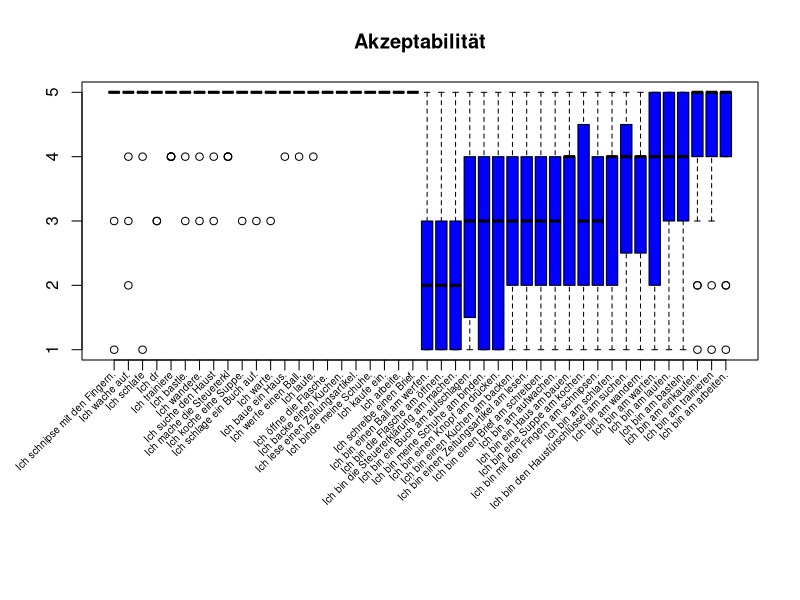
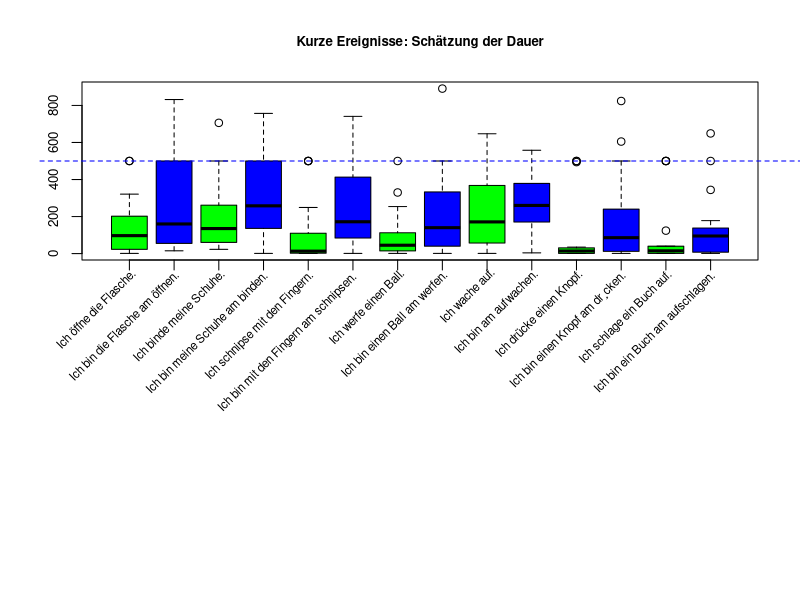
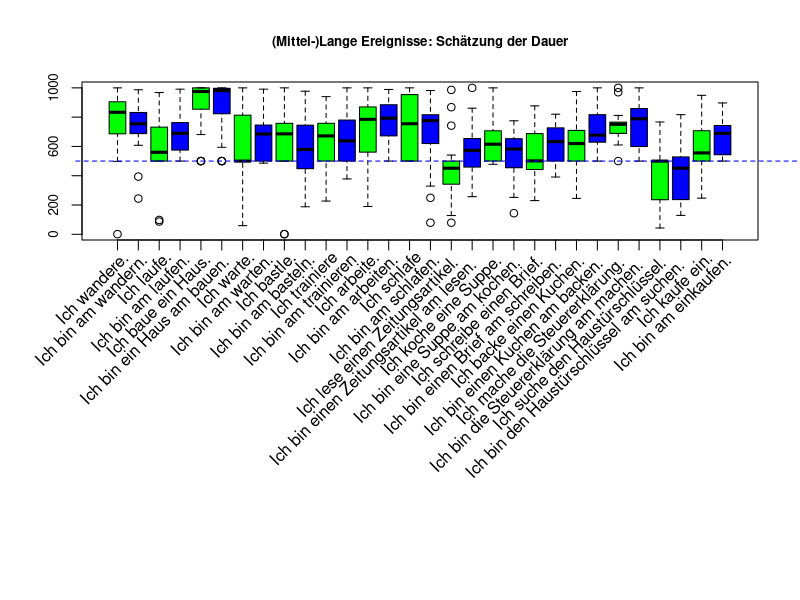

Recreate these plots in R, in order.
# set options
options(stringsAsFactors = F)
Sys.setlocale("LC_ALL", "de_DE")


# read data
duration     <- read.csv("duration.csv", sep="\t", head=T, quote="",
                     encoding = "UTF-8")

acceptability <- read.csv("acceptability.csv", sep="\t", head=T, quote="",
                     encoding = "UTF-8")


##############################
# plot acceptability ratings #
##############################

# sort by mean acceptability
acceptability_mean <- c()

for(i in 1:nrow(acceptability)) {
  acceptability_mean[i] <- mean(na.omit(as.numeric(acceptability[i,(5:length(acceptability))])))
}

acceptability <- acceptability[order(acceptability_mean),]


# sort by pres vs prog
acceptability <- acceptability[order(acceptability$Type),]


# make a list

acceptability_list <- list()

for(i in 1:nrow(acceptability)) {
  acceptability_list[i] <- list(as.numeric(acceptability[i,(5:length(acceptability))]))
}


# plot

# jpeg("acceptability001.jpg", width=10, height=6, un="in", res=400)
par(mar=c(12, 4.1, 4.1, 2.1))
boxplot(acceptability_list, names=acceptability$Question,
        col=c(rep("green",22), rep("blue",22)), xaxt="n", main="Akzeptabilit\u00e4t")
axis(1, at=1:44, labels=FALSE)
text(x=seq_along(acceptability$Question), y = par("usr")[3] - 0.2,
     labels=acceptability$Question, srt=45, adj=1, xpd=TRUE,
     cex=0.6)
# dev.off()
par(mar=c(5, 4, 4, 2) + 0.1)



######################
# DURATION ESTIMATES #
######################

# make a list (again)

allquestionslist <- list()
for(i in 1:nrow(duration)) {
  allquestionslist[i] <- list(as.numeric(duration[i,6:length(duration)]))
}


# plot

# jpeg("duration_short.jpg", width=15, height=10, un="in", res=400)
par(xpd=T)
par(mar=c(17, 4.1, 4.1, 2.1))
boxplot(allquestionslist[which(duration$Length=="short")], xaxt="n", col=rep(c("green", "blue"), 7),
        main="Kurze Ereignisse: Sch\u00e4tzung der Dauer", cex.main=0.8, cex.axis=0.8)
axis(1, at=1:14, labels=FALSE)
lines(-1:44, rep(500, 46), lty=2, col="blue")
text(x=seq_along(duration$Question[which(duration$Length=="short")]), y = par("usr")[3] - 0.2,
     labels=duration$Question[which(duration$Length=="short")], srt=45, adj=c(1.05,1.7), xpd=TRUE,
     cex=0.7)
# dev.off()
par(mar=c(5, 4, 4, 2) + 0.1)
par(xpd=F)

# jpeg("duration_long.jpg", width=15, height=10, un="in", res=400)
par(xpd=T)
par(mar=c(18, 4.1, 4.1, 2.1))
boxplot(allquestionslist[which(duration$Length %in% c("medium", "long"))], xaxt="n", col=rep(c("green", "blue"), 15),
        main="(Mittel-)Lange Ereignisse: Sch\u00e4tzung der Dauer", cex.main=0.8, cex.axis=0.8)
axis(1, at=1:30, labels=FALSE)
lines(-1:44, rep(500, 46), lty=2, col="blue")
text(x=seq_along(duration$Question[which(duration$Length %in% c("medium", "long"))]), y = par("usr")[3] - 0.3,
     labels=duration$Question[which(duration$Length %in% c("medium", "long"))], srt=45, adj=c(1.05,1.7), xpd=TRUE,
     cex=1)
# dev.off()
par(mar=c(5, 4, 4, 2) + 0.1)
par(xpd=F)
